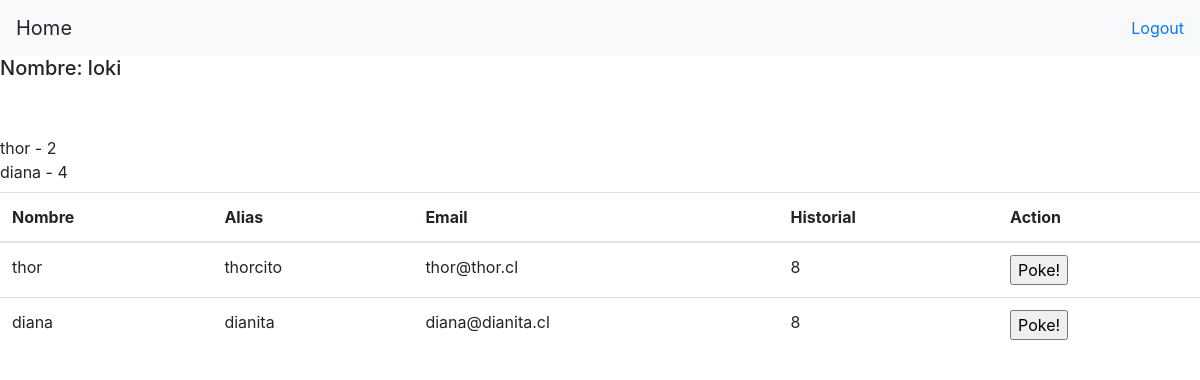
Page /home/ (signed in) on the committed database.
### login/models.py (models this page shows)
class User(models.Model):
    nombre = models.CharField(max_length=40)
    alias = models.CharField(max_length=40)
    email = models.CharField(max_length=40)
    password = models.CharField(max_length=255)
    cumple = models.DateTimeField()
    rol = models.PositiveIntegerField(default=1)
    historico = models.IntegerField(default=0)
    created_at = models.DateTimeField(auto_now_add=True)
    updated_at = models.DateTimeField(auto_now=True)
    objects = UserManager()

### home/views.py (the view)
# urls.py: 2. Add a URL to urlpatterns:  path('', views.home, name='home')
def home(request):
    reg_user = User.objects.get(id=request.session['user_id'])
    poke_users= Poke.objects.filter(receptor =reg_user, ).count()
    poke_count = Poke.objects.values('emisor_id').count()
    poke_user = Poke.objects.filter(receptor = reg_user).values('emisor').annotate(total=Count('emisor')).order_by('total')
    pokearr=[]
    for user in poke_user:
        print ("******",user["emisor"])
        pokearr.append({
            "emisor":User.objects.filter(id=user["emisor"]),
            "total":user["total"]
        })
    context = {
        "active_user": reg_user,
        "lista_users": User.objects.all(),
        "poke_users" : poke_users,
        "poke_user" : poke_user,
        "pokearr" :pokearr
    }
    return render(request, 'home.html', context)

### login/templates/home.html (shortened to what this page needs)
<!DOCTYPE html>
<html lang="en">
<head>
    {% load static %}
    <link rel="stylesheet" href="https://stackpath.bootstrapcdn.com/bootstrap/4.1.3/css/bootstrap.min.css">
</head>
<body>
    <div class="wrapper">
    {% include "navbar.html" %}
        <div class="header">
            <h5>Nombre: {{active_user.nombre}} {{active_user.apellido}}</h5>
            <br>
        </div>
        <br>
        <div class="content">
            {% for usuario in pokearr %}
            {{ usuario.emisor.0.nombre}} - {{ usuario.total}} <br>
            {%endfor%}
        </div>
    </div>
    <table class="table">
                <thead>
                    <tr>
                        <th scope="col">Nombre</th>
                        <th scope="col">Alias</th>
                        <th scope="col">Email</th>
                        <th scope="col">Historial</th>
                        <th scope="col">Action</th>
                    </tr>
                </thead>
                <tbody>
                {% for usuario in lista_users %}
                {% if usuario.id != active_user.id %}
                <tr>
                    <td>{{usuario.nombre}}</td>
                    <td>{{usuario.alias}}</td>
                    <td>{{usuario.email}}</td>
                    <td>{{usuario.historico}}</td>
                    <td>
                        <form action= "addpoke" method="POST">
                            <input type="submit" name="poke" value="Poke!">
                        </form>
                    </td>
                </tr>
                {% endif %}
                {% endfor %}
            </tbody>
            </table>
</body>
</html>

### rows in the picture
User: nombre "loki"
User: emisor.0.nombre "thor", nombre "thor", alias "thorcito", email "thor@thor.cl", historico "8"
User: emisor.0.nombre "diana", nombre "diana", alias "dianita", email "diana@dianita.cl", historico "8"

### other values in the picture
{{ usuario.total }} "2" "4"
